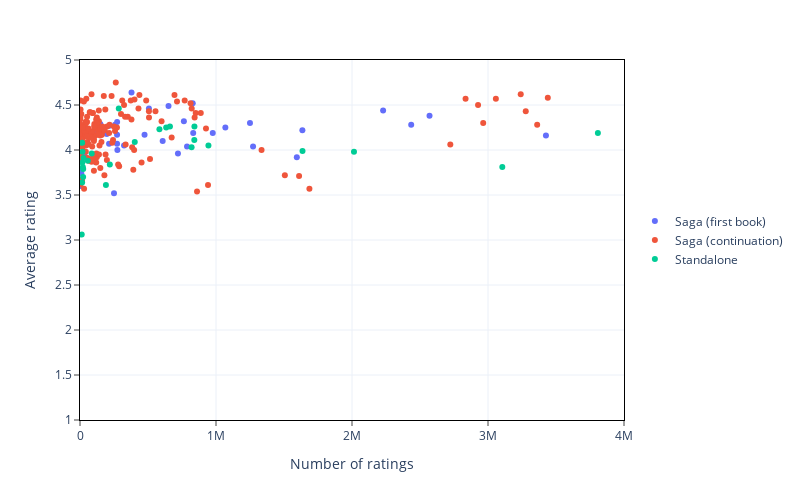

Write notebook code for a chart like this one.
### Markdown cell above
En la siguiente celda modificamos el aspecto de `fig_scatter` con `.update_layout()`. Cuando realizamos estas modificaciones **no** es necesario reasignar el resultado al objeto `fig_scatter`.
Para las modificaciones del layout hay múltiples formas de acceder a los elementos que nos interesan. Aparte de acceder a ellas como diccionarios anidados, se puede accederr a ellas usando `_` para encadenar los sucesivos nombres. Es decir `xaxis={'title':'Number of ratings'}` sería igual que especificar `xaxis_title='Number of ratings'`. 

Para más información al respecto: https://plotly.com/python/reference/index/

### Code cell
fig_scatter.update_layout(
    # https://plotly.com/python/templates/ 
    template = 'plotly_white+borders', 
    # https://plotly.com/python/reference/layout/xaxis/
    xaxis = {
        'title':'Number of ratings',
        'range':[0, 4000000]
    }, 
    # https://plotly.com/python/reference/layout/yaxis/
    yaxis = {
        'title':'Average rating',
        'range':[1,5]
    },
    # https://plotly.com/python/reference/layout/#layout-legend
    legend = {
        'title': None,
        'x': 1.02,
        'y': 0.5
    }
)
fig_scatter.show()

### Figure 1 — Plotly figure (JSON) as saved in the notebook; plotly's stock layout.template omitted (floating-point values rounded to 4 significant figures; data arrays with more than 128 entries replaced by an {"elided": "..."} marker saying what was removed)
{"data": [{"customdata": [["Harry Potter and the Sorcerer's Stone", "Harry Potter", 1], ["The Lightning Thief", "Percy Jackson and the Olympians", 1], ["A Game of Thrones", "A Song of Ice and Fire", 1], ["The Final Empire", "The Mistborn Saga", 1], ["The Hunger Games", "The Hunger Games", 1], ["Twilight", "The Twilight Saga", 1], ["The Fellowship of the Ring", "The Lord of the Rings", 1], ["Divergent", "Divergent", 1], ["Earlier-Ravens", "The Wheel of Time", 1], ["A Court of Thorns and Roses", "A Court of Thorns and Roses", 1], ["The Way of Kings", "The Stormlight Archive", 1], ["The Name of the Wind", "The Kingkiller Chronicle", 1], ["The Just City", "Thessaly", 1], ["The Black Tides of Heaven", "Tensorate", 1], ["Clockwork Angel", "The Infernal Devices", 1], ["Six of Crows", "Six of Crows", 1], ["Throne of Glass", "Throne of Glass", 1], ["From Blood and Ash", "Blood and Ash", 1], ["Eragon", "The Inheritance Cycle", 1], ["The Maze Runner", "The Maze Runner", 1], ["The Magicians", "The Magicians", 1], ["The Raven Boys", "The Raven Cycle", 1], ["Parable of the Sower", "Earthseed", 1], ["Binti", "Binti", 1], ["Shadow and Bone", "The Shadow and Bone Trilogy", 1], ["The Cruel Prince", "The Folk of the Air", 1], ["Red Queen", "Red Queen", 1], ["The Blade Itself", "The First Law", 1], ["Assassin's Apprentice", "The Farseer Trilogy", 1], ["Warbreaker", "Warbreaker", 1], ["The Blade Itself", "The First Law", 1], ["The Lies of Locke Lamora", "Gentleman Bastard", 1], ["A Wizard of Earthsea", "Earthsea Cycle", 1], ["A Darker Shade of Magic", "Shades of Magic", 1], ["The Archived", "The Archived", 1], ["The Hitchhiker's Guide to the Galaxy", "The Hitchhiker's Guide to the Galaxy", 1], ["Rivers of London", "Rivers of London", 1], ["Dune", "Dune", 1], ["Leviathan Wakes", "The Expanse", 1], ["Ender's Game", "Ender's Saga", 1], ["Foundation", "Foundation (Publication Order", 1], ["The Three-Body Problem", "Remembrance of Earth's Past", 1]], "hovertemplate": "saga=Saga (first book)<br>num_ratings=%{x}<br>average_rating=%{y}<br>title=%{customdata[0]}<br>series_name=%{customdata[1]}<br>series_n=%{customdata[2]}<extra></extra>", "legendgroup": "Saga (first book)", "marker": {"color": "#636efa", "symbol": "circle"}, "mode": "markers", "name": "Saga (first book)", "orientation": "v", "showlegend": true, "type": "scatter", "x": [8491079, 2435307, 2228706, 506701, 7363176, 5728651, 2570023, 3425949, 326, 976193, 378925, 828685, 6703, 9676, 763799, 650934, 832328, 272933, 1594348, 1272470, 250003, 323822, 107811, 61573, 720290, 607976, 786992, 197291, 272436, 149065, 197291, 258037, 274973, 272370, 32913, 1635203, 111610, 1068746, 216416, 1249770, 474592, 213667], "xaxis": "x", "y": [4.48, 4.28, 4.44, 4.46, 4.32, 3.63, 4.38, 4.16, 3.6, 4.19, 4.64, 4.52, 3.79, 3.74, 4.32, 4.49, 4.19, 4.31, 3.92, 4.04, 3.52, 4.05, 4.2, 3.9, 3.96, 4.1, 4.04, 4.18, 4.17, 4.29, 4.18, 4.28, 4, 4.07, 3.96, 4.22, 3.87, 4.25, 4.27, 4.3, 4.17, 4.07], "yaxis": "y"}, {"customdata": {"elided": "164x3 mixed values"}, "hovertemplate": "saga=Saga (continuation)<br>num_ratings=%{x}<br>average_rating=%{y}<br>title=%{customdata[0]}<br>series_name=%{customdata[1]}<br>series_n=%{customdata[2]}<extra></extra>", "legendgroup": "Saga (continuation)", "marker": {"color": "#EF553B", "symbol": "circle"}, "mode": "markers", "name": "Saga (continuation)", "orientation": "v", "showlegend": true, "type": "scatter", "x": {"elided": "164 int values"}, "xaxis": "x", "y": {"elided": "164 float values"}, "yaxis": "y"}, {"customdata": [["The Midnight Library", null, null], ["The Invisible Life of Addie LaRue", null, null], ["1984", null, null], ["Fahrenheit 451", null, null], ["Brave New World", null, null], ["The Catcher in the Rye", null, null], ["The Binding", null, null], ["All the Crooked Saints", null, null], ["The Man in the High Castle", null, null], ["This Is How You Lose the Time War", null, null], ["Deathless", null, null], ["Jonathan Strange & Mr Norrell", null, null], ["American Gods", "American Gods", null], ["Good Omens: The Nice and Accurate Prophecies of Agnes Nutter, Witch", null, null], ["Stardust", null, null], ["The Princess Bride", null, null], ["Circe", null, null], ["Gallant", null, null], ["Among Others", null, null], ["Gingerbread", null, null], ["The Forgotten Beasts of Eld", null, null], ["The Night Circus", null, null], ["The Deep", null, null], ["Upright Women Wanted", null, null], ["The House in the Cerulean Sea", null, null], ["Winterwood", null, null]], "hovertemplate": "saga=Standalone<br>num_ratings=%{x}<br>average_rating=%{y}<br>title=%{customdata[0]}<br>series_name=%{customdata[1]}<br>series_n=%{customdata[2]}<extra></extra>", "legendgroup": "Standalone", "marker": {"color": "#00cc96", "symbol": "circle"}, "mode": "markers", "name": "Standalone", "orientation": "v", "showlegend": true, "type": "scatter", "x": [944368, 584015, 3808026, 2014586, 1636073, 3105169, 57669, 20596, 190497, 86075, 18097, 219407, 840495, 633817, 402680, 841418, 661290, 25490, 23038, 12681, 15849, 820521, 23428, 15518, 285067, 16896], "xaxis": "x", "y": [4.05, 4.23, 4.19, 3.98, 3.99, 3.81, 3.88, 3.81, 3.61, 3.96, 3.98, 3.84, 4.11, 4.25, 4.09, 4.26, 4.26, 3.91, 3.7, 3.06, 4.08, 4.03, 3.79, 3.64, 4.46, 3.86], "yaxis": "y"}], "layout": {"height": 500, "legend": {"title": {}, "tracegroupgap": 0, "x": 1.02, "y": 0.5}, "margin": {"t": 60}, "width": 800, "xaxis": {"anchor": "y", "domain": [0, 1], "range": [0, 4000000], "title": {"text": "Number of ratings"}}, "yaxis": {"anchor": "x", "domain": [0, 1], "range": [1, 5], "title": {"text": "Average rating"}}}}
